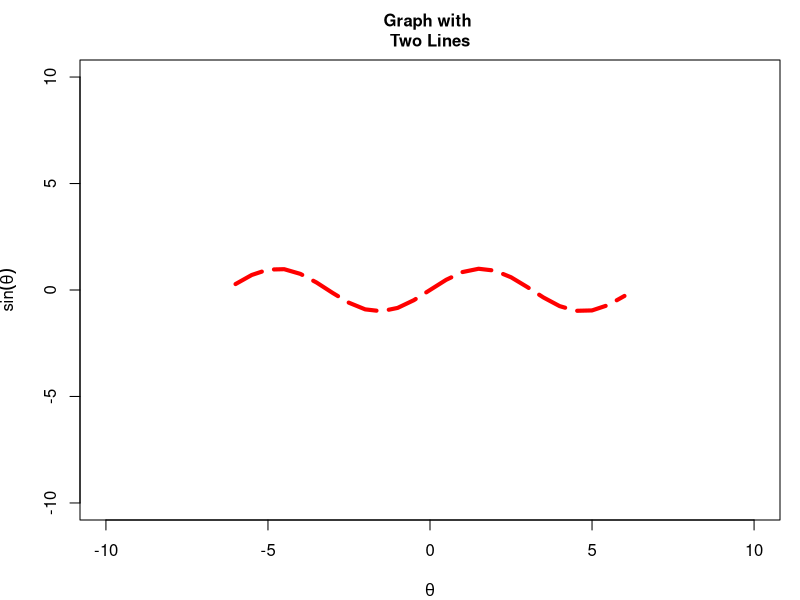
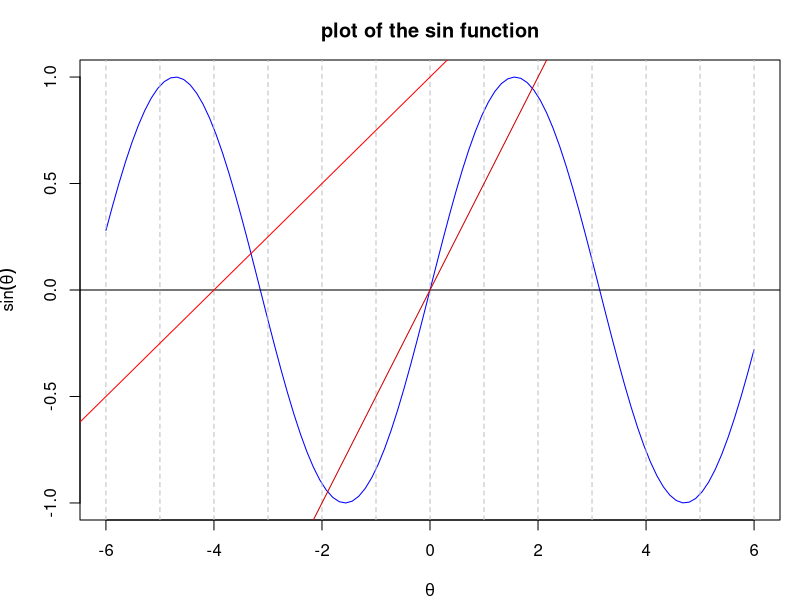

Source code (R) for these figures, in order:
x <- seq(from = -6, to = 6, by = 0.5)
y <- sin(x)

# Set the layout and margin widths:
par(mfrow = c(1, 1), mar = c(4, 4, 3, 1)) 

# Plot y against x:
plot(x, y,
     main= "Graph with \nTwo Lines",
     pch = 8,
     col = rainbow(10),
     cex = 1.5,
     xlab = expression(theta),
     ylab = expression(sin(theta)),
     xlim = c(-10, 10),
     ylim = c(-10, 10),
     cex.axis = 1,
     cex.main = 1,
     cex.lab = 1,
     type = "l",
     lwd = 4,
     lty = 5)

curve(expr = sin, from = -6, to = 6,
      main = 'plot of the sin function',
      col='blue',
      xlab = expression(theta),
      ylab = expression(sin(theta),
      cex.axis = 1.2,
      cex.main = 1.5,
      cex.lab = 1.2,
      lwd = 2,
      lty = 1))

abline(h = 0)
abline(v = -6:6, lty = 2, col = "gray")
abline(a = 0, b = 0.5, col = "red3")
abline(a = 1, b = 0.25, col = "red1")
